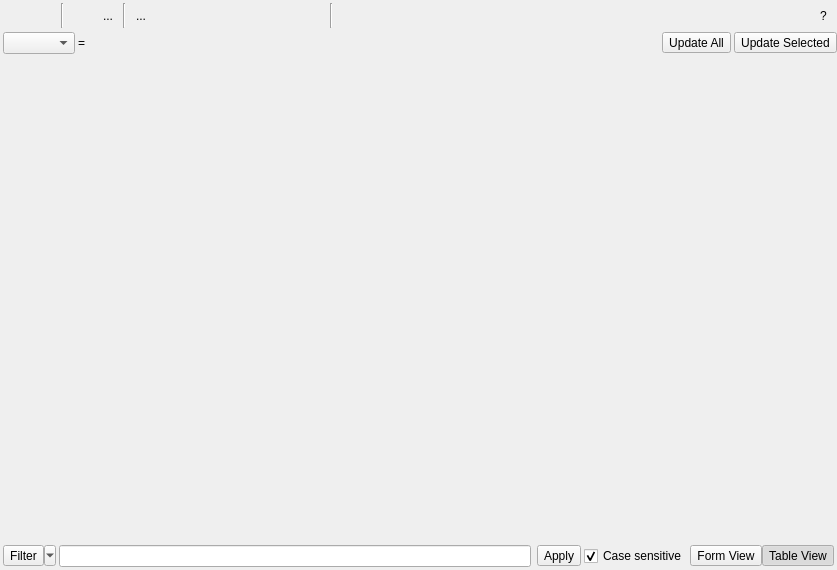
<?xml version="1.0" encoding="UTF-8"?>
<ui version="4.0">
 <class>QgsAttributeTableDialog</class>
 <widget class="QDialog" name="QgsAttributeTableDialog">
  <property name="geometry">
   <rect>
    <x>0</x>
    <y>0</y>
    <width>837</width>
    <height>570</height>
   </rect>
  </property>
  <property name="windowTitle">
   <string>Attribute Table</string>
  </property>
  <layout class="QGridLayout" name="gridLayout">
   <property name="leftMargin">
    <number>0</number>
   </property>
   <property name="topMargin">
    <number>0</number>
   </property>
   <property name="rightMargin">
    <number>0</number>
   </property>
   <property name="bottomMargin">
    <number>0</number>
   </property>
   <property name="spacing">
    <number>3</number>
   </property>
   <item row="3" column="0">
    <layout class="QHBoxLayout" name="horizontalLayout">
     <property name="leftMargin">
      <number>3</number>
     </property>
     <property name="topMargin">
      <number>3</number>
     </property>
     <property name="rightMargin">
      <number>3</number>
     </property>
     <property name="bottomMargin">
      <number>0</number>
     </property>
     <item>
      <widget class="QToolButton" name="mToggleEditingButton">
       <property name="toolTip">
        <string>Toggle editing mode (Ctrl+E)</string>
       </property>
       <property name="whatsThis">
        <string/>
       </property>
       <property name="text">
        <string/>
       </property>
       <property name="icon">
        <iconset resource="../../images/images.qrc">
         <normaloff>:/images/themes/default/mActionToggleEditing.svg</normaloff>:/images/themes/default/mActionToggleEditing.svg</iconset>
       </property>
       <property name="iconSize">
        <size>
         <width>18</width>
         <height>18</height>
        </size>
       </property>
       <property name="shortcut">
        <string>Ctrl+E</string>
       </property>
       <property name="checkable">
        <bool>false</bool>
       </property>
       <property name="autoRaise">
        <bool>true</bool>
       </property>
      </widget>
     </item>
     <item>
      <widget class="QToolButton" name="mSaveEditsButton">
       <property name="toolTip">
        <string>Save Edits (Ctrl+S)</string>
       </property>
       <property name="whatsThis">
        <string/>
       </property>
       <property name="text">
        <string/>
       </property>
       <property name="icon">
        <iconset resource="../../images/images.qrc">
         <normaloff>:/images/themes/default/mActionSaveEdits.svg</normaloff>:/images/themes/default/mActionSaveEdits.svg</iconset>
       </property>
       <property name="iconSize">
        <size>
         <width>18</width>
         <height>18</height>
        </size>
       </property>
       <property name="shortcut">
        <string>Ctrl+E</string>
       </property>
       <property name="checkable">
        <bool>false</bool>
       </property>
       <property name="autoRaise">
        <bool>true</bool>
       </property>
      </widget>
     </item>
     <item>
      <widget class="Line" name="line">
       <property name="orientation">
        <enum>Qt::Vertical</enum>
       </property>
      </widget>
     </item>
     <item>
      <widget class="QToolButton" name="mAddFeature">
       <property name="enabled">
        <bool>false</bool>
       </property>
       <property name="toolTip">
        <string>Add feature</string>
       </property>
       <property name="text">
        <string/>
       </property>
       <property name="iconSize">
        <size>
         <width>18</width>
         <height>18</height>
        </size>
       </property>
       <property name="autoRaise">
        <bool>true</bool>
       </property>
      </widget>
     </item>
     <item>
      <widget class="QToolButton" name="mDeleteSelectedButton">
       <property name="toolTip">
        <string>Delete selected features (DEL)</string>
       </property>
       <property name="text">
        <string>...</string>
       </property>
       <property name="icon">
        <iconset resource="../../images/images.qrc">
         <normaloff>:/images/themes/default/mActionDeleteSelected.svg</normaloff>:/images/themes/default/mActionDeleteSelected.svg</iconset>
       </property>
       <property name="iconSize">
        <size>
         <width>18</width>
         <height>18</height>
        </size>
       </property>
       <property name="autoRaise">
        <bool>true</bool>
       </property>
      </widget>
     </item>
     <item>
      <widget class="Line" name="line_2">
       <property name="orientation">
        <enum>Qt::Vertical</enum>
       </property>
      </widget>
     </item>
     <item>
      <widget class="QToolButton" name="mExpressionSelectButton">
       <property name="toolTip">
        <string>Select features using an expression</string>
       </property>
       <property name="text">
        <string>...</string>
       </property>
       <property name="icon">
        <iconset resource="../../images/images.qrc">
         <normaloff>:/images/themes/default/mIconExpressionSelect.svg</normaloff>:/images/themes/default/mIconExpressionSelect.svg</iconset>
       </property>
       <property name="iconSize">
        <size>
         <width>18</width>
         <height>18</height>
        </size>
       </property>
       <property name="autoRaise">
        <bool>true</bool>
       </property>
      </widget>
     </item>
     <item>
      <widget class="QToolButton" name="mRemoveSelectionButton">
       <property name="toolTip">
        <string>Unselect all (Ctrl+U)</string>
       </property>
       <property name="text">
        <string/>
       </property>
       <property name="icon">
        <iconset resource="../../images/images.qrc">
         <normaloff>:/images/themes/default/mActionUnselectAttributes.png</normaloff>:/images/themes/default/mActionUnselectAttributes.png</iconset>
       </property>
       <property name="iconSize">
        <size>
         <width>18</width>
         <height>18</height>
        </size>
       </property>
       <property name="shortcut">
        <string>Ctrl+U</string>
       </property>
       <property name="autoRaise">
        <bool>true</bool>
       </property>
      </widget>
     </item>
     <item>
      <widget class="QToolButton" name="mSelectedToTopButton">
       <property name="toolTip">
        <string>Move selection to top (Ctrl+T)</string>
       </property>
       <property name="text">
        <string/>
       </property>
       <property name="icon">
        <iconset resource="../../images/images.qrc">
         <normaloff>:/images/themes/default/mActionSelectedToTop.png</normaloff>:/images/themes/default/mActionSelectedToTop.png</iconset>
       </property>
       <property name="iconSize">
        <size>
         <width>18</width>
         <height>18</height>
        </size>
       </property>
       <property name="shortcut">
        <string>Ctrl+T</string>
       </property>
       <property name="checkable">
        <bool>true</bool>
       </property>
       <property name="autoRaise">
        <bool>true</bool>
       </property>
      </widget>
     </item>
     <item>
      <widget class="QToolButton" name="mInvertSelectionButton">
       <property name="toolTip">
        <string>Invert selection (Ctrl+R)</string>
       </property>
       <property name="text">
        <string/>
       </property>
       <property name="icon">
        <iconset resource="../../images/images.qrc">
         <normaloff>:/images/themes/default/mActionInvertSelection.png</normaloff>:/images/themes/default/mActionInvertSelection.png</iconset>
       </property>
       <property name="iconSize">
        <size>
         <width>18</width>
         <height>18</height>
        </size>
       </property>
       <property name="shortcut">
        <string>Ctrl+S</string>
       </property>
       <property name="autoRaise">
        <bool>true</bool>
       </property>
      </widget>
     </item>
     <item>
      <widget class="QToolButton" name="mPanMapToSelectedRowsButton">
       <property name="toolTip">
        <string>Pan map to the selected rows (Ctrl+P)</string>
       </property>
       <property name="whatsThis">
        <string/>
       </property>
       <property name="text">
        <string/>
       </property>
       <property name="icon">
        <iconset resource="../../images/images.qrc">
         <normaloff>:/images/themes/default/mActionPanToSelected.svg</normaloff>:/images/themes/default/mActionPanToSelected.svg</iconset>
       </property>
       <property name="iconSize">
        <size>
         <width>18</width>
         <height>18</height>
        </size>
       </property>
       <property name="shortcut">
        <string>Ctrl+P</string>
       </property>
       <property name="autoRaise">
        <bool>true</bool>
       </property>
      </widget>
     </item>
     <item>
      <widget class="QToolButton" name="mZoomMapToSelectedRowsButton">
       <property name="toolTip">
        <string>Zoom map to the selected rows (Ctrl+J)</string>
       </property>
       <property name="whatsThis">
        <string/>
       </property>
       <property name="text">
        <string/>
       </property>
       <property name="icon">
        <iconset resource="../../images/images.qrc">
         <normaloff>:/images/themes/default/mActionZoomToSelected.svg</normaloff>:/images/themes/default/mActionZoomToSelected.svg</iconset>
       </property>
       <property name="iconSize">
        <size>
         <width>18</width>
         <height>18</height>
        </size>
       </property>
       <property name="shortcut">
        <string>Ctrl+J</string>
       </property>
       <property name="autoRaise">
        <bool>true</bool>
       </property>
      </widget>
     </item>
     <item>
      <widget class="QToolButton" name="mCopySelectedRowsButton">
       <property name="toolTip">
        <string>Copy selected rows to clipboard (Ctrl+C)</string>
       </property>
       <property name="whatsThis">
        <string/>
       </property>
       <property name="text">
        <string/>
       </property>
       <property name="icon">
        <iconset resource="../../images/images.qrc">
         <normaloff>:/images/themes/default/mActionEditCopy.png</normaloff>:/images/themes/default/mActionEditCopy.png</iconset>
       </property>
       <property name="iconSize">
        <size>
         <width>18</width>
         <height>18</height>
        </size>
       </property>
       <property name="shortcut">
        <string>Ctrl+C</string>
       </property>
       <property name="autoRaise">
        <bool>true</bool>
       </property>
      </widget>
     </item>
     <item>
      <widget class="Line" name="line_3">
       <property name="orientation">
        <enum>Qt::Vertical</enum>
       </property>
      </widget>
     </item>
     <item>
      <widget class="QToolButton" name="mRemoveAttribute">
       <property name="toolTip">
        <string>Delete column (Ctrl+L)</string>
       </property>
       <property name="text">
        <string/>
       </property>
       <property name="icon">
        <iconset resource="../../images/images.qrc">
         <normaloff>:/images/themes/default/mActionDeleteAttribute.png</normaloff>:/images/themes/default/mActionDeleteAttribute.png</iconset>
       </property>
       <property name="iconSize">
        <size>
         <width>18</width>
         <height>18</height>
        </size>
       </property>
       <property name="shortcut">
        <string>Ctrl+L</string>
       </property>
       <property name="autoRaise">
        <bool>true</bool>
       </property>
      </widget>
     </item>
     <item>
      <widget class="QToolButton" name="mAddAttribute">
       <property name="toolTip">
        <string>New column (Ctrl+W)</string>
       </property>
       <property name="text">
        <string/>
       </property>
       <property name="icon">
        <iconset resource="../../images/images.qrc">
         <normaloff>:/images/themes/default/mActionNewAttribute.png</normaloff>:/images/themes/default/mActionNewAttribute.png</iconset>
       </property>
       <property name="iconSize">
        <size>
         <width>18</width>
         <height>18</height>
        </size>
       </property>
       <property name="shortcut">
        <string>Ctrl+W</string>
       </property>
       <property name="autoRaise">
        <bool>true</bool>
       </property>
      </widget>
     </item>
     <item>
      <widget class="QToolButton" name="mOpenFieldCalculator">
       <property name="toolTip">
        <string>Open field calculator (Ctrl+I)</string>
       </property>
       <property name="text">
        <string/>
       </property>
       <property name="icon">
        <iconset resource="../../images/images.qrc">
         <normaloff>:/images/themes/default/mActionCalculateField.png</normaloff>:/images/themes/default/mActionCalculateField.png</iconset>
       </property>
       <property name="iconSize">
        <size>
         <width>18</width>
         <height>18</height>
        </size>
       </property>
       <property name="shortcut">
        <string>Ctrl+I</string>
       </property>
       <property name="autoRaise">
        <bool>true</bool>
       </property>
      </widget>
     </item>
     <item>
      <spacer name="horizontalSpacer">
       <property name="orientation">
        <enum>Qt::Horizontal</enum>
       </property>
       <property name="sizeHint" stdset="0">
        <size>
         <width>40</width>
         <height>20</height>
        </size>
       </property>
      </spacer>
     </item>
     <item>
      <widget class="QToolButton" name="mHelpButton">
       <property name="sizePolicy">
        <sizepolicy hsizetype="Fixed" vsizetype="Fixed">
         <horstretch>0</horstretch>
         <verstretch>0</verstretch>
        </sizepolicy>
       </property>
       <property name="minimumSize">
        <size>
         <width>0</width>
         <height>0</height>
        </size>
       </property>
       <property name="text">
        <string>?</string>
       </property>
       <property name="autoRaise">
        <bool>true</bool>
       </property>
      </widget>
     </item>
    </layout>
   </item>
   <item row="7" column="0">
    <widget class="QgsDualView" name="mMainView">
     <property name="currentIndex">
      <number>-1</number>
     </property>
    </widget>
   </item>
   <item row="9" column="0">
    <layout class="QHBoxLayout" name="horizontalLayout_4">
     <property name="leftMargin">
      <number>3</number>
     </property>
     <property name="topMargin">
      <number>0</number>
     </property>
     <property name="rightMargin">
      <number>3</number>
     </property>
     <property name="bottomMargin">
      <number>3</number>
     </property>
     <item>
      <widget class="QToolButton" name="mFilterButton">
       <property name="toolTip">
        <string>The filter defines which features are currently shown in the list or on the table</string>
       </property>
       <property name="text">
        <string>Filter</string>
       </property>
       <property name="icon">
        <iconset resource="../../images/images.qrc">
         <normaloff>:/images/themes/default/mActionFilter.png</normaloff>:/images/themes/default/mActionFilter.png</iconset>
       </property>
       <property name="popupMode">
        <enum>QToolButton::MenuButtonPopup</enum>
       </property>
       <property name="toolButtonStyle">
        <enum>Qt::ToolButtonTextBesideIcon</enum>
       </property>
      </widget>
     </item>
     <item>
      <widget class="QgsFilterLineEdit" name="mFilterQuery"/>
     </item>
     <item>
      <widget class="QWidget" name="mSpacer" native="true"/>
     </item>
     <item>
      <widget class="QToolButton" name="mApplyFilterButton">
       <property name="toolTip">
        <string>Filters the visible features according to the current filter selection and filter string.</string>
       </property>
       <property name="text">
        <string>Apply</string>
       </property>
       <property name="toolButtonStyle">
        <enum>Qt::ToolButtonTextOnly</enum>
       </property>
      </widget>
     </item>
     <item>
      <widget class="QCheckBox" name="mCbxCaseSensitive">
       <property name="text">
        <string>Case sensitive</string>
       </property>
       <property name="checked">
        <bool>true</bool>
       </property>
      </widget>
     </item>
     <item>
      <layout class="QHBoxLayout" name="horizontalLayout_2">
       <property name="spacing">
        <number>0</number>
       </property>
       <item>
        <widget class="QToolButton" name="mAttributeViewButton">
         <property name="toolTip">
          <string>Switch to form view</string>
         </property>
         <property name="text">
          <string>Form View</string>
         </property>
         <property name="icon">
          <iconset resource="../../images/images.qrc">
           <normaloff>:/images/themes/default/mActionPropertyItem.png</normaloff>:/images/themes/default/mActionPropertyItem.png</iconset>
         </property>
         <property name="checkable">
          <bool>true</bool>
         </property>
         <attribute name="buttonGroup">
          <string notr="true">mMainViewButtonGroup</string>
         </attribute>
        </widget>
       </item>
       <item>
        <widget class="QToolButton" name="mTableViewButton">
         <property name="toolTip">
          <string>Switch to table view</string>
         </property>
         <property name="text">
          <string>Table View</string>
         </property>
         <property name="icon">
          <iconset resource="../../images/images.qrc">
           <normaloff>:/images/themes/default/mActionOpenTable.png</normaloff>:/images/themes/default/mActionOpenTable.png</iconset>
         </property>
         <property name="checkable">
          <bool>true</bool>
         </property>
         <property name="checked">
          <bool>true</bool>
         </property>
         <attribute name="buttonGroup">
          <string notr="true">mMainViewButtonGroup</string>
         </attribute>
        </widget>
       </item>
      </layout>
     </item>
    </layout>
   </item>
   <item row="6" column="0">
    <widget class="QFrame" name="mUpdateExpressionBox">
     <layout class="QHBoxLayout" name="horizontalLayout_3">
      <property name="spacing">
       <number>3</number>
      </property>
      <property name="leftMargin">
       <number>3</number>
      </property>
      <property name="topMargin">
       <number>1</number>
      </property>
      <property name="rightMargin">
       <number>0</number>
      </property>
      <property name="bottomMargin">
       <number>3</number>
      </property>
      <item>
       <widget class="QComboBox" name="mFieldCombo"/>
      </item>
      <item>
       <widget class="QLabel" name="label">
        <property name="sizePolicy">
         <sizepolicy hsizetype="Maximum" vsizetype="Preferred">
          <horstretch>0</horstretch>
          <verstretch>0</verstretch>
         </sizepolicy>
        </property>
        <property name="text">
         <string>=</string>
        </property>
       </widget>
      </item>
      <item>
       <widget class="QgsFieldExpressionWidget" name="mUpdateExpressionText" native="true">
        <property name="sizePolicy">
         <sizepolicy hsizetype="MinimumExpanding" vsizetype="Preferred">
          <horstretch>0</horstretch>
          <verstretch>0</verstretch>
         </sizepolicy>
        </property>
       </widget>
      </item>
      <item>
       <widget class="QToolButton" name="mRunFieldCalc">
        <property name="text">
         <string>Update All</string>
        </property>
       </widget>
      </item>
      <item>
       <widget class="QToolButton" name="mRunFieldCalcSelected">
        <property name="text">
         <string>Update Selected</string>
        </property>
       </widget>
      </item>
     </layout>
    </widget>
   </item>
  </layout>
  <action name="mActionAdvancedFilter">
   <property name="icon">
    <iconset resource="../../images/images.qrc">
     <normaloff>:/images/themes/default/mActionFilter.png</normaloff>:/images/themes/default/mActionFilter.png</iconset>
   </property>
   <property name="text">
    <string>Advanced Filter (Expression)</string>
   </property>
   <property name="toolTip">
    <string>Use the Expression Builder to define the filter</string>
   </property>
   <property name="shortcut">
    <string>Ctrl+F</string>
   </property>
  </action>
  <action name="mActionShowAllFilter">
   <property name="icon">
    <iconset resource="../../images/images.qrc">
     <normaloff>:/images/themes/default/mActionFilter.png</normaloff>:/images/themes/default/mActionFilter.png</iconset>
   </property>
   <property name="text">
    <string>Show All Features</string>
   </property>
  </action>
  <action name="mActionSelectedFilter">
   <property name="icon">
    <iconset resource="../../images/images.qrc">
     <normaloff>:/images/themes/default/mActionFilter.png</normaloff>:/images/themes/default/mActionFilter.png</iconset>
   </property>
   <property name="text">
    <string>Show Selected Features</string>
   </property>
  </action>
  <action name="mActionVisibleFilter">
   <property name="icon">
    <iconset resource="../../images/images.qrc">
     <normaloff>:/images/themes/default/mActionFilter.png</normaloff>:/images/themes/default/mActionFilter.png</iconset>
   </property>
   <property name="text">
    <string>Show Features Visible On Map</string>
   </property>
  </action>
  <action name="mActionFilterColumnsMenu">
   <property name="text">
    <string>Column Filter</string>
   </property>
  </action>
  <action name="mActionEditedFilter">
   <property name="icon">
    <iconset resource="../../images/images.qrc">
     <normaloff>:/images/themes/default/mActionFilter.png</normaloff>:/images/themes/default/mActionFilter.png</iconset>
   </property>
   <property name="text">
    <string>Show Edited and New Features</string>
   </property>
   <property name="toolTip">
    <string>Filter all the features which have been edited but not yet saved</string>
   </property>
  </action>
  <action name="mActionApplyFilter">
   <property name="text">
    <string>Apply</string>
   </property>
  </action>
 </widget>
 <customwidgets>
  <customwidget>
   <class>QgsFilterLineEdit</class>
   <extends>QLineEdit</extends>
   <header>qgsfilterlineedit.h</header>
  </customwidget>
  <customwidget>
   <class>QgsDualView</class>
   <extends>QStackedWidget</extends>
   <header>qgsdualview.h</header>
   <container>1</container>
  </customwidget>
  <customwidget>
   <class>QgsFieldExpressionWidget</class>
   <extends>QWidget</extends>
   <header location="global">qgsfieldexpressionwidget.h</header>
  </customwidget>
 </customwidgets>
 <tabstops>
  <tabstop>mRemoveSelectionButton</tabstop>
  <tabstop>mSelectedToTopButton</tabstop>
  <tabstop>mInvertSelectionButton</tabstop>
  <tabstop>mCopySelectedRowsButton</tabstop>
  <tabstop>mRemoveAttribute</tabstop>
  <tabstop>mOpenFieldCalculator</tabstop>
 </tabstops>
 <resources>
  <include location="../../images/images.qrc"/>
 </resources>
 <connections>
  <connection>
   <sender>mToggleEditingButton</sender>
   <signal>toggled(bool)</signal>
   <receiver>mSaveEditsButton</receiver>
   <slot>setEnabled(bool)</slot>
   <hints>
    <hint type="sourcelabel">
     <x>192</x>
     <y>504</y>
    </hint>
    <hint type="destinationlabel">
     <x>214</x>
     <y>501</y>
    </hint>
   </hints>
  </connection>
  <connection>
   <sender>mMainViewButtonGroup</sender>
   <signal>buttonClicked(int)</signal>
   <receiver>mMainView</receiver>
   <slot>setCurrentIndex(int)</slot>
   <hints>
    <hint type="sourcelabel">
     <x>-1</x>
     <y>-1</y>
    </hint>
    <hint type="destinationlabel">
     <x>393</x>
     <y>266</y>
    </hint>
   </hints>
  </connection>
 </connections>
 <buttongroups>
  <buttongroup name="mMainViewButtonGroup"/>
 </buttongroups>
</ui>
